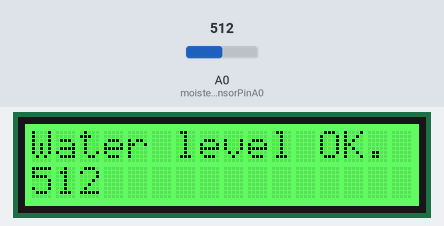
This sketch was run on a simulated Arduino Uno, built with avr-gcc and run on an emulated ATmega328P. On the bench: 16×2 character LCD. The test bench sets the inputs (shaded band); at power-on: A0 (moisterSensorPinA0) = 512.

Above: at 1.2 s.
1.3 s: A0 (moisterSensorPinA0) set to 57
At 2.8 s:
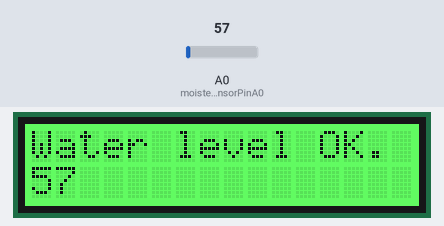
3.6 s: A0 (moisterSensorPinA0) set to 44
At 4.7 s:
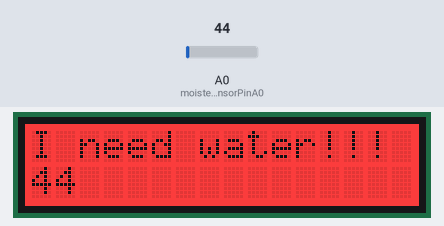
5.6 s: A0 (moisterSensorPinA0) set to 60
At 6.5 s:
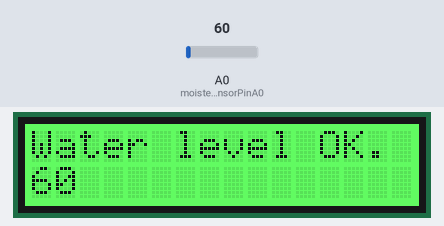
Timing chart, 0 to 8.6 s (numbered marks = the images above; inputs shaded):
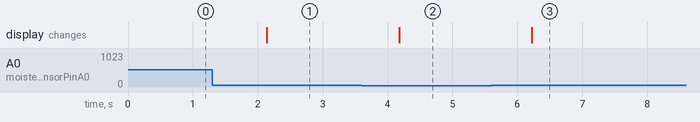

The sketch:

Moisture.ino
```cpp
#include <rgb_lcd.h>
#include <Wire.h>

rgb_lcd lcd;

const int moisterSensorPinA0 = 0; //assign pin A0
const int LOWMOISTERTHRESHOLD = 50; //low moister analog value

void setup()
{
  lcd.begin(16, 2);
  lcd.setCursor(0, 0);
  lcd.home();

  pinMode(moisterSensorPinA0, INPUT);
}

void loop()
{
  int moistureLevel = 0;

  lcd.clear();
  lcd.home();

  while(1) //stay in this loop forever
  {
    moistureLevel = analogRead(moisterSensorPinA0); //read current sound limit setting

    if(LOWMOISTERTHRESHOLD >= moistureLevel) //soil is dry
    {
      lcd.setRGB(255, 0, 0); //red screen
      lcd.clear();
      lcd.setCursor(0,0);
      lcd.print("I need water!!!");
      lcd.setCursor(0,1);
      lcd.print(analogRead(moisterSensorPinA0));
    }
    else //else soil is moist
    {
      lcd.setRGB(50, 255, 50); //green screen
      lcd.clear();
      lcd.setCursor(0,0);
      lcd.print("Water level OK.");
      lcd.setCursor(0,1);
      lcd.print(analogRead(moisterSensorPinA0));
    }

    delay(1000);  // 1 second update rate
  }
}
```

Measured:
- the behaviour switches between 51 and 50 on A0 (moisterSensorPinA0) (found by bisection; images 1 and 2)
- after the input at 1.3 s, the display: changes after 0.84 s (image 1)
- after the input at 3.6 s, the display: changes after 0.58 s (image 2)
- after the input at 5.6 s, the display: changes after 0.62 s (image 3)
